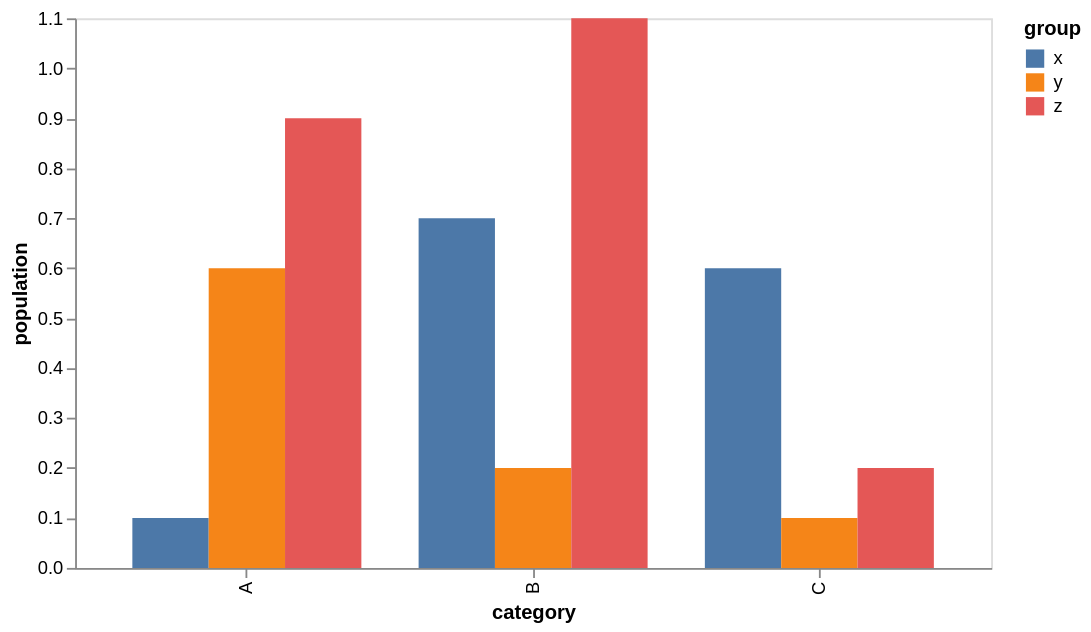

Specify this chart in Vega-Lite:
### Vega-Lite specification from a JSON file in a GitHub repository (floating-point values rounded to 4 significant figures)
{"$schema": "https://vega.github.io/schema/vega-lite/v6.json", "data": {"values": [{"category": "A", "group": "x", "value": 0.1}, {"category": "A", "group": "y", "value": 0.6}, {"category": "A", "group": "z", "value": 0.9}, {"category": "B", "group": "x", "value": 0.7}, {"category": "B", "group": "y", "value": 0.2}, {"category": "B", "group": "z", "value": 1.1}, {"category": "C", "group": "x", "value": 0.6}, {"category": "C", "group": "y", "value": 0.1}, {"category": "C", "group": "z", "value": 0.2}]}, "width": 500, "mark": "bar", "encoding": {"x": {"field": "category"}, "y": {"field": "value", "type": "quantitative", "axis": {"title": "population", "grid": false}}, "xOffset": {"field": "group"}, "color": {"field": "group"}}}
